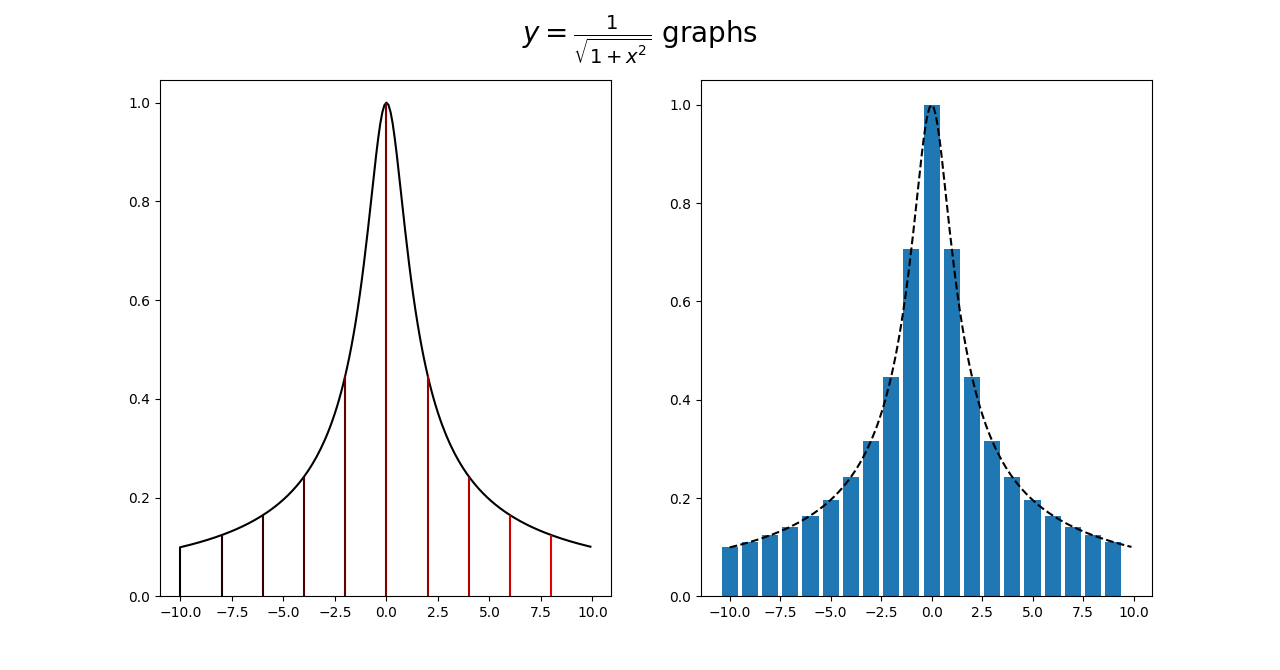

This chart was generated by the following Python code:
import matplotlib.pyplot as plt
import numpy as np

def f(x):
    return (1 + x**2)**(-0.5)

x1 = np.arange(-10, 10, 0.1)
x1f = np.arange(-10, 10, 2)
x2 = np.arange(-10, 10, 1)

plt.figure()
# 1 row, 2 columns, first subplot (of 2)
plt.subplot(1, 2, 1)
plt.plot(x1, f(x1), 'k')
plt.ylim(bottom=0)
plt.vlines(x1f, 0, f(x1f), colors=[(i/len(x1f),0,0) for i in range(len(x1f))])
plt.axes((-10,10,0.0, 1.5*max(x1)))

# 1 row, 2 columns, second subplot (simplified notation)
plt.subplot(122)
plt.plot(x1, f(x1), 'k--')
plt.bar(x2, f(x2))
plt.axes((-10,10,0.0, 1.5*max(x1)))

plt.suptitle("$y= \\frac{1}{\\sqrt{1+x^2}}$ graphs", fontsize=20)

plt.show()
